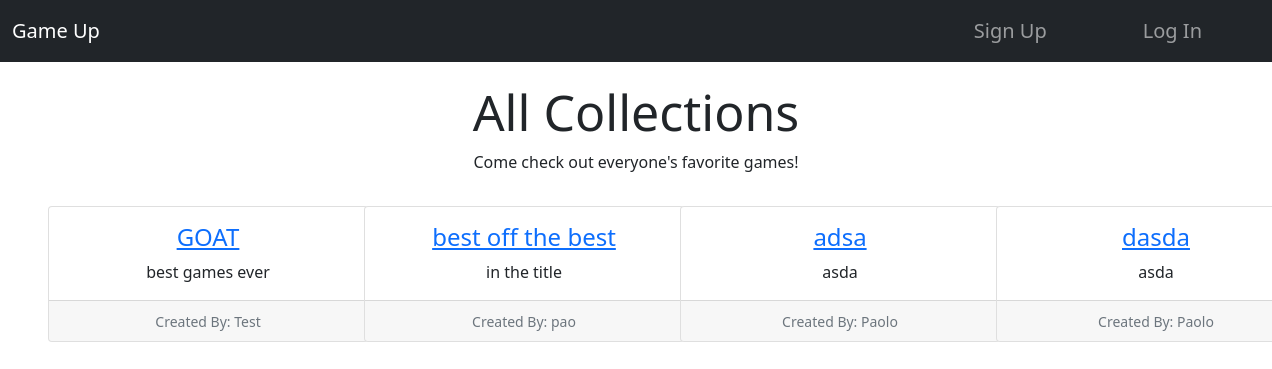
The page /home on the database its author committed.
### game_app/models.py (models this page shows)
class Collection(db.Model):
    __tablename__ = 'collections'
    id = db.Column(db.Integer, primary_key=True)
    name = db.Column(db.String(80), nullable=False)
    description = db.Column(db.String(400), nullable=False)
    games = db.relationship('VideoGame', back_populates='collection')
    created_by_id = db.Column(db.Integer, db.ForeignKey('user.id'))
    created_by = db.relationship('User')

class User(UserMixin, db.Model):
    __tablename__ = 'user'
    id = db.Column(db.Integer, primary_key=True)
    name = db.Column(db.String(80), nullable=False)
    username = db.Column(db.String(80), nullable=False, unique=True)
    password = db.Column(db.String(80), nullable=False)
    bio = db.Column(db.String(300), nullable=False)

### game_app/main/routes.py (the view)
@main.route('/home')
def home():
    all_collections = Collection.query.all()
    return render_template('home.html', all_collections=all_collections)

### game_app/templates/home.html
{% extends 'base.html' %}
{% block content %}
<div class="col-md-12 text-center" style="margin-top: 20px;">
    <h1 style="font-size: 50px;">All Collections</h1>
    <p>Come check out everyone's favorite games!</p>
</div>
<div class="row row-cols-1 row-cols-md-4 g-4 text-center" style="margin-left: 20px;">
    {% for collection in all_collections %}
    <div class="col">
        <div class="card m-3" style="width: 20rem;">
            <div class="card-body">
                <h4 class="card-title" style="color:mediumblue;"><a href="/collection/{{ collection.id }}">{{ collection.name }}</a></h4>
                <p class="card-text">
                    {{collection.description}}
                </p>
            </div>
            <div class="card-footer">
                <small class="text-muted">Created By: {{ collection.created_by.name }}</small>
            </div>
        </div>
    </div>
    {% endfor %}
</div>
{% endblock %}

### game_app/templates/base.html (shortened to what this page needs)
<!DOCTYPE html>
<html>
    <head>
        <link href="https://cdn.jsdelivr.net/npm/bootstrap@5.1.3/dist/css/bootstrap.min.css" rel="stylesheet">
        <link rel="stylesheet" href="/static/style.css">
    </head>
    <body>
        <nav class="navbar navbar-expand-lg bg-dark navbar-dark ">
            <div class="container-fluid">
                <a class="navbar-brand" href="/">Game Up</a>
                <div class="collapse navbar-collapse" id="navbarNav">
                <ul class="navbar-nav ms-auto">
                    {% if current_user.is_authenticated %}
                        <li class="nav-item">
                            <a class="nav-link" href="/home">Browse</a>
                        </li>
                        <li class="nav-item">
                            <a class="nav-link" href="/new_collection">Add Collection</a>
                        </li>
                        <li class="nav-item">
                            <a class="nav-link" href="/new_game">Add Game</a>
                        </li>
                        <li class="nav-item">
                            <a class="nav-link" href="/logout" >Logout</a>
                        </li>
                    {% else %}
                        <li class="nav-item">
                            <a class="nav-link" href="/signup">Sign Up</a>
                        </li>
                        <li class="nav-item">
                            <a class="nav-link" href="/login">Log In</a>
                        </li>
                    {% endif %}
                </ul>
              </div>
            </div>
        </nav>
            {% block content %}{% endblock %}
    </body>
</html>

### game_app/static/style.css (style rules this page uses)
* { margin: 0; padding: 0; }
.navbar-nav { padding-right: 10px; list-style-type: none; }
.navbar-nav li { list-style-type: none; padding: 0 40px; box-sizing: none; }
.navbar-nav li a { font-size: 20px; color: white; font-weight: 300; float: right; text-align: left; padding-right: 0px; }

### rows shown on the page
Collection: name "GOAT", description "best games ever", created_by.name "Test"
Collection: name "best off the best", description "in the title", created_by.name "pao"
Collection: name "adsa", description "asda", created_by.name "Paolo"
Collection: name "dasda", description "asda", created_by.name "Paolo"
